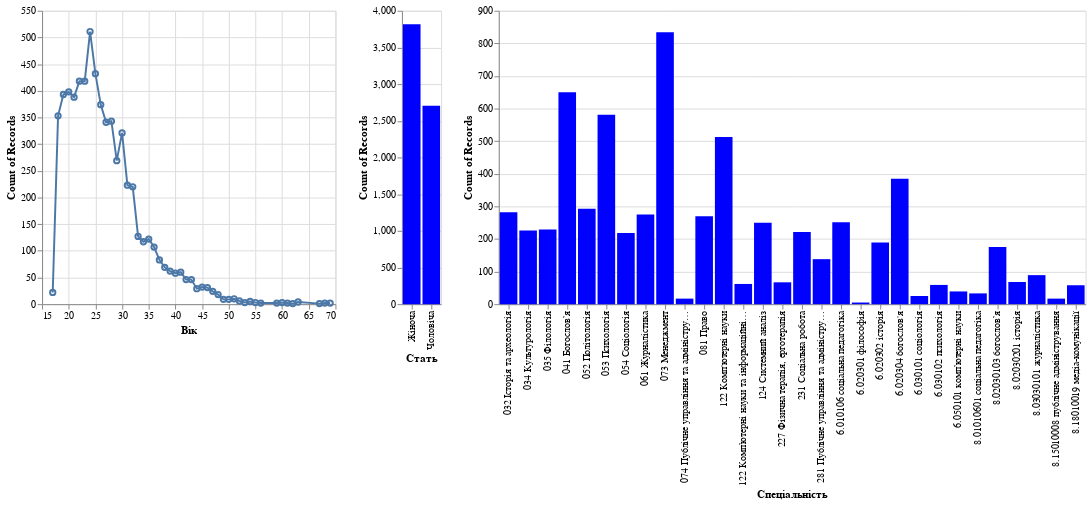

The cell this chart's notebook holds for it:
### Code cell
genderAgeData = cleaned_df[["Вік","Стать","Спеціальність"]].copy()

Ginterval = alt.selection_point(encodings=['x'])
Finterval = alt.selection_point(encodings=['x'])
ages = alt.Chart(genderAgeData).mark_line().encode(
    x = "Вік",
    y = "count(Вік)",
    tooltip = [alt.Tooltip("Вік"),alt.Tooltip("count(Вік)",title="Кількість")]
).transform_filter(Ginterval).transform_filter(Finterval)
ages1 = alt.Chart(genderAgeData).mark_point().encode(
    x = "Вік",
    y = "count(Вік)",
    tooltip = [alt.Tooltip("Вік"),alt.Tooltip("count(Вік)",title="Кількість")]
).transform_filter(Ginterval).transform_filter(Finterval)


genders = alt.Chart(genderAgeData).mark_bar().encode(
    x = "Стать",
    y = "count(Стать)",
    color = alt.condition(Ginterval, alt.value("blue"), alt.value("lightgrey")),
    tooltip = [alt.Tooltip("Стать"),alt.Tooltip("count(Стать)",title="Кількість")]
).add_params(Ginterval).transform_filter(Finterval)

faculties = alt.Chart(genderAgeData).mark_bar().encode(
    x = "Спеціальність",
    y = "count(Спеціальність)",
    color = alt.condition(Finterval, alt.value("blue"), alt.value("lightgrey")),
    tooltip = [alt.Tooltip("Спеціальність"),alt.Tooltip("count(Спеціальність)",title="Кількість")]
).add_params(Finterval).transform_filter(Ginterval)

ages + ages1 | genders | faculties

### Figure 1 — Vega specification as saved in the notebook (floating-point values rounded to 4 significant figures; data arrays with more than 128 entries replaced by an {"elided": "..."} marker saying what was removed)
{"$schema": "https://vega.github.io/schema/vega/v5.json", "data": [{"name": "param_1_store"}, {"name": "param_2_store"}, {"name": "source_0", "values": {"elided": "6519 records"}}, {"name": "data_0", "source": "source_0", "transform": [{"type": "filter", "expr": "!length(data(\"param_1_store\")) || vlSelectionTest(\"param_1_store\", datum)"}, {"type": "project", "fields": ["Вік", "Спеціальність"]}]}, {"name": "data_1", "source": "data_0", "transform": [{"type": "filter", "expr": "!length(data(\"param_2_store\")) || vlSelectionTest(\"param_2_store\", datum)"}, {"type": "aggregate", "groupby": ["Вік"], "fields": [null], "ops": ["count"], "as": ["__count"]}, {"type": "project", "fields": ["__count", "Вік"]}]}, {"name": "data_2", "source": "data_1", "transform": [{"type": "filter", "expr": "isValid(datum[\"Вік\"]) && isFinite(+datum[\"Вік\"])"}, {"type": "project", "fields": ["__count", "Вік"]}]}, {"name": "data_3", "source": "data_0", "transform": [{"type": "aggregate", "groupby": ["Спеціальність"], "fields": [null], "ops": ["count"], "as": ["__count"]}, {"type": "project", "fields": ["__count", "Спеціальність"]}]}, {"name": "data_4", "source": "source_0", "transform": [{"type": "filter", "expr": "!length(data(\"param_2_store\")) || vlSelectionTest(\"param_2_store\", datum)"}, {"type": "aggregate", "groupby": ["Стать"], "fields": [null], "ops": ["count"], "as": ["__count"]}, {"type": "project", "fields": ["__count", "Стать"]}]}, {"name": "data_4_view_1_x_domain_Стать", "source": "data_4", "transform": [{"type": "aggregate", "groupby": ["Стать"], "fields": [], "ops": [], "as": []}, {"type": "formula", "expr": "datum['Стать']", "as": "sort_field"}, {"type": "project", "fields": ["Стать"]}]}, {"name": "data_4_view_1_y_domain___count", "source": "data_4", "transform": [{"type": "formula", "expr": "+datum['__count']", "as": "__count"}, {"type": "aggregate", "groupby": [], "fields": ["__count", "__count"], "ops": ["min", "max"], "as": ["min", "max"]}]}, {"name": "data_3_view_2_x_domain_Спеціальність", "source": "data_3", "transform": [{"type": "aggregate", "groupby": ["Спеціальність"], "fields": [], "ops": [], "as": []}, {"type": "formula", "expr": "datum['Спеціальність']", "as": "sort_field"}, {"type": "project", "fields": ["Спеціальність"]}]}, {"name": "data_3_view_2_y_domain___count", "source": "data_3", "transform": [{"type": "formula", "expr": "+datum['__count']", "as": "__count"}, {"type": "aggregate", "groupby": [], "fields": ["__count", "__count"], "ops": ["min", "max"], "as": ["min", "max"]}]}], "signals": [{"name": "concat_0_width", "value": 300}, {"name": "view_1_x_step", "value": 20}, {"name": "view_1_width", "update": "bandspace(domain('view_1_x').length, 0.1, 0.05) * view_1_x_step"}, {"name": "view_2_x_step", "value": 20}, {"name": "view_2_width", "update": "bandspace(domain('view_2_x').length, 0.1, 0.05) * view_2_x_step"}, {"name": "unit", "value": {}, "on": [{"events": "mousemove", "update": "isTuple(group()) ? group() : unit"}]}, {"name": "param_1", "update": "vlSelectionResolve(\"param_1_store\", \"union\", true, true)"}, {"name": "param_2", "update": "vlSelectionResolve(\"param_2_store\", \"union\", true, true)"}], "marks": [{"type": "group", "name": "concat_0_group", "encode": {"update": {"width": {"signal": "concat_0_width"}, "height": {"signal": "height"}}}, "marks": [{"type": "line", "name": "concat_0_layer_0_marks", "from": {"data": "data_1"}, "sort": {"field": "datum[\"Вік\"]"}, "encode": {"update": {"stroke": {"value": "#4c78a8"}, "description": {"signal": "\"Вік: \" + (format(datum[\"Вік\"], \"\")) + \"; Count of Records: \" + (format(datum[\"__count\"], \"\")) + \"; Кількість: \" + (format(datum[\"__count\"], \"\"))"}, "x": {"field": "Вік", "scale": "concat_0_x"}, "y": {"field": "__count", "scale": "concat_0_y"}, "defined": {"signal": "isValid(datum[\"Вік\"]) && isFinite(+datum[\"Вік\"]) && isValid(datum[\"__count\"]) && isFinite(+datum[\"__count\"])"}, "tooltip": {"signal": "{\"Вік\": format(datum[\"Вік\"], \"\"), \"Кількість\": format(datum[\"__count\"], \"\")}"}}}, "interactive": true, "style": ["line"]}, {"type": "symbol", "name": "concat_0_layer_1_marks", "from": {"data": "data_2"}, "encode": {"update": {"ariaRoleDescription": {"value": "point"}, "x": {"field": "Вік", "scale": "concat_0_x"}, "y": {"field": "__count", "scale": "concat_0_y"}, "stroke": {"value": "#4c78a8"}, "tooltip": {"signal": "{\"Вік\": format(datum[\"Вік\"], \"\"), \"Кількість\": format(datum[\"__count\"], \"\")}"}, "description": {"signal": "\"Вік: \" + (format(datum[\"Вік\"], \"\")) + \"; Count of Records: \" + (format(datum[\"__count\"], \"\")) + \"; Кількість: \" + (format(datum[\"__count\"], \"\"))"}, "fill": {"value": "transparent"}}}, "interactive": true, "style": ["point"]}], "axes": [{"scale": "concat_0_x", "gridScale": "concat_0_y", "tickCount": {"signal": "ceil(concat_0_width/40)"}, "minExtent": 0, "maxExtent": 0, "domain": false, "labels": false, "aria": false, "orient": "bottom", "ticks": false, "zindex": 0, "grid": true}, {"scale": "concat_0_y", "domain": false, "maxExtent": 0, "ticks": false, "tickCount": {"signal": "ceil(height/40)"}, "aria": false, "minExtent": 0, "gridScale": "concat_0_x", "labels": false, "orient": "left", "zindex": 0, "grid": true}, {"scale": "concat_0_x", "grid": false, "title": "Вік", "labelFlush": true, "labelOverlap": true, "zindex": 0, "tickCount": {"signal": "ceil(concat_0_width/40)"}, "orient": "bottom"}, {"scale": "concat_0_y", "tickCount": {"signal": "ceil(height/40)"}, "orient": "left", "title": "Count of Records", "zindex": 0, "labelOverlap": true, "grid": false}], "style": "cell"}, {"type": "group", "name": "view_1_group", "encode": {"update": {"width": {"signal": "view_1_width"}, "height": {"signal": "height"}}}, "signals": [{"name": "param_1_tuple", "on": [{"events": [{"source": "scope", "type": "click"}], "update": "datum && item().mark.marktype !== 'group' && indexof(item().mark.role, 'legend') < 0 ? {unit: \"view_1\", fields: param_1_tuple_fields, values: [(item().isVoronoi ? datum.datum : datum)[\"Стать\"]]} : null", "force": true}, {"events": [{"source": "view", "type": "dblclick"}], "update": "null"}]}, {"name": "param_1_tuple_fields", "value": [{"field": "Стать", "channel": "x", "type": "E"}]}, {"name": "param_1_toggle", "value": false, "on": [{"events": [{"source": "scope", "type": "click"}], "update": "event.shiftKey"}, {"events": [{"source": "view", "type": "dblclick"}], "update": "false"}]}, {"name": "param_1_modify", "on": [{"events": {"signal": "param_1_tuple"}, "update": "modify(\"param_1_store\", param_1_toggle ? null : param_1_tuple, param_1_toggle ? null : true, param_1_toggle ? param_1_tuple : null)"}]}], "marks": [{"type": "rect", "name": "view_1_marks", "from": {"data": "data_4"}, "encode": {"update": {"tooltip": {"signal": "{\"Стать\": isValid(datum[\"Стать\"]) ? datum[\"Стать\"] : \"\"+datum[\"Стать\"], \"Кількість\": format(datum[\"__count\"], \"\")}"}, "y": {"field": "__count", "scale": "view_1_y"}, "ariaRoleDescription": {"value": "bar"}, "fill": [{"value": "blue", "test": "!length(data(\"param_1_store\")) || vlSelectionTest(\"param_1_store\", datum)"}, {"value": "lightgrey"}], "y2": {"value": 0, "scale": "view_1_y"}, "width": {"signal": "max(0.25, bandwidth('view_1_x'))"}, "description": {"signal": "\"Стать: \" + (isValid(datum[\"Стать\"]) ? datum[\"Стать\"] : \"\"+datum[\"Стать\"]) + \"; Count of Records: \" + (format(datum[\"__count\"], \"\")) + \"; Кількість: \" + (format(datum[\"__count\"], \"\"))"}, "x": {"field": "Стать", "scale": "view_1_x"}}}, "style": ["bar"], "interactive": true}], "axes": [{"scale": "view_1_y", "grid": true, "labels": false, "ticks": false, "tickCount": {"signal": "ceil(height/40)"}, "domain": false, "maxExtent": 0, "aria": false, "minExtent": 0, "zindex": 0, "orient": "left", "gridScale": "view_1_x"}, {"scale": "view_1_x", "labelAlign": "right", "orient": "bottom", "labelAngle": 270, "title": "Стать", "labelBaseline": "middle", "grid": false, "zindex": 0}, {"scale": "view_1_y", "grid": false, "labelOverlap": true, "orient": "left", "tickCount": {"signal": "ceil(height/40)"}, "zindex": 0, "title": "Count of Records"}], "style": "cell"}, {"type": "group", "name": "view_2_group", "encode": {"update": {"width": {"signal": "view_2_width"}, "height": {"signal": "height"}}}, "signals": [{"name": "param_2_tuple", "on": [{"events": [{"source": "scope", "type": "click"}], "update": "datum && item().mark.marktype !== 'group' && indexof(item().mark.role, 'legend') < 0 ? {unit: \"view_2\", fields: param_2_tuple_fields, values: [(item().isVoronoi ? datum.datum : datum)[\"Спеціальність\"]]} : null", "force": true}, {"events": [{"source": "view", "type": "dblclick"}], "update": "null"}]}, {"name": "param_2_tuple_fields", "value": [{"field": "Спеціальність", "channel": "x", "type": "E"}]}, {"name": "param_2_toggle", "value": false, "on": [{"events": [{"source": "scope", "type": "click"}], "update": "event.shiftKey"}, {"events": [{"source": "view", "type": "dblclick"}], "update": "false"}]}, {"name": "param_2_modify", "on": [{"events": {"signal": "param_2_tuple"}, "update": "modify(\"param_2_store\", param_2_toggle ? null : param_2_tuple, param_2_toggle ? null : true, param_2_toggle ? param_2_tuple : null)"}]}], "marks": [{"type": "rect", "name": "view_2_marks", "from": {"data": "data_3"}, "encode": {"update": {"y2": {"value": 0, "scale": "view_2_y"}, "tooltip": {"signal": "{\"Спеціальність\": isValid(datum[\"Спеціальність\"]) ? datum[\"Спеціальність\"] : \"\"+datum[\"Спеціальність\"], \"Кількість\": format(datum[\"__count\"], \"\")}"}, "ariaRoleDescription": {"value": "bar"}, "width": {"signal": "max(0.25, bandwidth('view_2_x'))"}, "fill": [{"value": "blue", "test": "!length(data(\"param_2_store\")) || vlSelectionTest(\"param_2_store\", datum)"}, {"value": "lightgrey"}], "description": {"signal": "\"Спеціальність: \" + (isValid(datum[\"Спеціальність\"]) ? datum[\"Спеціальність\"] : \"\"+datum[\"Спеціальність\"]) + \"; Count of Records: \" + (format(datum[\"__count\"], \"\")) + \"; Кількість: \" + (format(datum[\"__count\"], \"\"))"}, "x": {"field": "Спеціальність", "scale": "view_2_x"}, "y": {"field": "__count", "scale": "view_2_y"}}}, "interactive": true, "style": ["bar"]}], "axes": [{"scale": "view_2_y", "gridScale": "view_2_x", "orient": "left", "labels": false, "aria": false, "ticks": false, "grid": true, "minExtent": 0, "zindex": 0, "tickCount": {"signal": "ceil(height/40)"}, "domain": false, "maxExtent": 0}, {"scale": "view_2_x", "orient": "bottom", "labelAlign": "right", "labelBaseline": "middle", "zindex": 0, "grid": false, "labelAngle": 270, "title": "Спеціальність"}, {"scale": "view_2_y", "orient": "left", "labelOverlap": true, "zindex": 0, "tickCount": {"signal": "ceil(height/40)"}, "title": "Count of Records", "grid": false}], "style": "cell"}], "scales": [{"name": "concat_0_x", "type": "linear", "domain": {"fields": [{"data": "data_1", "field": "Вік"}, {"data": "data_2", "field": "Вік"}]}, "range": [0, {"signal": "concat_0_width"}], "nice": true, "zero": false}, {"name": "concat_0_y", "type": "linear", "domain": {"fields": [{"data": "data_1", "field": "__count"}, {"data": "data_2", "field": "__count"}]}, "range": [{"signal": "height"}, 0], "nice": true, "zero": true}, {"name": "view_1_x", "type": "band", "domain": {"data": "data_4_view_1_x_domain_Стать", "field": "Стать", "sort": true}, "range": {"step": {"signal": "view_1_x_step"}}, "paddingInner": 0.1, "paddingOuter": 0.05}, {"name": "view_1_y", "type": "linear", "domain": [{"signal": "(data(\"data_4_view_1_y_domain___count\")[0] || {}).min"}, {"signal": "(data(\"data_4_view_1_y_domain___count\")[0] || {}).max"}], "range": [{"signal": "height"}, 0], "nice": true, "zero": true}, {"name": "view_2_x", "type": "band", "domain": {"data": "data_3_view_2_x_domain_Спеціальність", "field": "Спеціальність", "sort": true}, "range": {"step": {"signal": "view_2_x_step"}}, "paddingOuter": 0.05, "paddingInner": 0.1}, {"name": "view_2_y", "type": "linear", "domain": [{"signal": "(data(\"data_3_view_2_y_domain___count\")[0] || {}).min"}, {"signal": "(data(\"data_3_view_2_y_domain___count\")[0] || {}).max"}], "range": [{"signal": "height"}, 0], "zero": true, "nice": true}], "padding": 5, "height": 300, "layout": {"padding": 20, "bounds": "full", "align": "each"}, "background": "white"}
